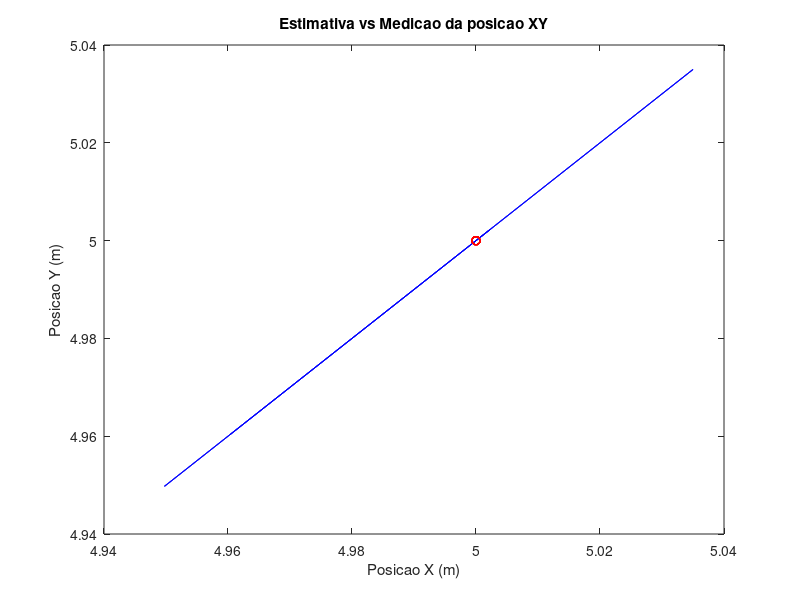

Recreate this plot in MATLAB.
%%%%%%%%%%%%%%%%%%%%%%%%%%%%%%%%%%%%%%%%%%%%%%% DADOS INICIAIS %%%%%%%%%%%%%%%%%%%%%%%%%%%%%%%%%%%%%%%%%%%%%%%%%%%%%%%%%%%%%%%

sigma_acel = 0.2*0.2;                                   %Constante
sigma_medicao = 3*3;                                    %Constante

x = zeros(6, 1);                                        %Inicializacao da matriz 6x1 de estimativa

Q = [0.25 0.5 0.5 0 0 0 ; 0.5 1 1 0 0 0 ; 0.5 1 1 0 0 0 ; 0 0 0 0.25 0.5 0.5 ; 0 0 0 0.5 1 1 ; 0 0 0 0.5 1 1]*(sigma_acel);

P = [500 0 0 0 0 0 ; 0 500 0 0 0 0 ; 0 0 500 0 0 0 ; 0 0 0 500 0 0 ; 0 0 0 0 500 0 ; 0 0 0 0 0 500];

F = [1 1 0.5 0 0 0 ; 0 1 1 0 0 0 ; 0 0 1 0 0 0 ; 0 0 0 1 1 0.5 ; 0 0 0 0 1 1 ; 0 0 0 0 0 1];

H = [1 0 0 0 0 0 ; 0 0 0 1 0 0 ];

R = [sigma_medicao 0 ; 0 sigma_medicao];

I = eye(6);                                             %Matriz identidade 6x6

Ft = transpose(F);
Ht = transpose(H);

z = zeros(2, 1);                                        %Inicializacao da matriz 2x1 de medicao

%%%%%%%%%%%%%%%%%%%%%%%%%%%%%%%%%%%%%%%%%%%%%%%%%%%%%%%%%%%%%%%%%%%%%%%%%%%%%%%%%%%%%%%%%%%%%%%%%%%%%%%%%%%%%%%%%%%%%%%%%%%%%%

estimados = zeros(6, 35);                               %Inicializacao da matriz de estimativa, com x dados em i tempos
medidos = zeros(2, 35);                                 %Inicializacao da matriz auxiliar de medicao, com x dados em i tempos

%Laco de repeticao para medicao e estimacao de i tempos
for i = 1:35

    x = F*x;                                            %Predicao da estimativa 
    P = F*P*Ft + Q;                                     %Predicao da covariancia

    %Entrada da matriz z pelo usuario
    for j = 1:2
        z(j) = input(sprintf('Digite o valor para a posição (%d, 1) da matriz: ', j));
    end                       

    K = P*Ht*(H*P*Ht + R)^(-1);                         %Predicao do ganho de Kalman
    Kt = transpose(K);                                  %Atualizacao da matriz transposta do ganho de Kalman                                  

    x = x + K*(z - H*x);                                %Atualizacao da matriz de estimativa
    P = (I - K*H)*P*(transpose(I - K*H)) + K*R*Kt;      %Atualizacao da matriz de covariancia

    estimados(:,i) = x;                                 %Matriz de estimados recebe x, no tempo i
    medidos(:,i) = z;                                   %Matriz de medidos recebe z, no tempo i                               

end

estimadoX = estimados(1,:);                              %Armazena as estimativas da posicao X
estimadoY = estimados(4,:);                              %Armazena as estimativas da posicao Y 
medidoX = medidos(1,:);
medidoY = medidos(2,:);

%Plot do grafico de estimativa da posicao XY
figure
plot(estimadoX, estimadoY, 'b')
hold on
scatter(medidoX,medidoY,'r')

xlabel('Posicao X (m)');
ylabel('Posicao Y (m)');
title('Estimativa vs Medicao da posicao XY');
